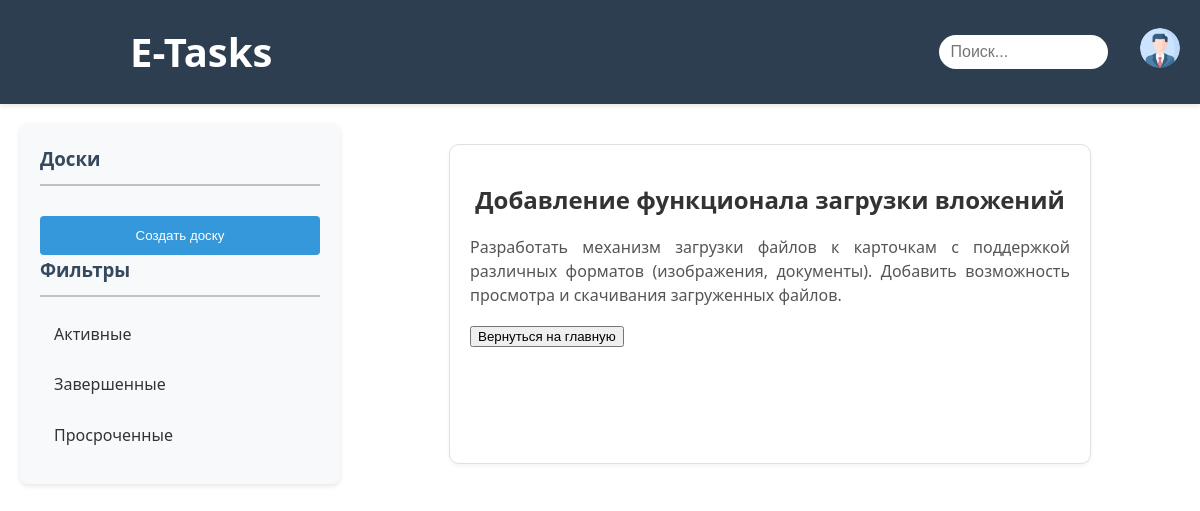
Screenshot of /main/tasks/3 with the database file from the repository.
### boardsapp/models.py (models this page shows, shortened)
class Task(models.Model):
    title = models.CharField("Название", max_length=50)
    description = models.TextField('Описание')
    created_date = models.DateTimeField('Время создания', auto_created=True)
    deadline=models.DateTimeField('Дедлайн', auto_created=True, blank=True, )

### boardsapp/views.py (the view)
# urls.py: path('tasks/<int:pk>', views.TaskShow.as_view(), name='task-detail'),
class TaskShow(DetailView):
    model = Task
    boards=Board.objects.all()
    template_name = 'boardsapp/task.html'
    context_object_name = 'task'

### boardsapp/templates/boardsapp/task.html (shortened to what this page needs)
{% extends 'boardsapp/base.html' %}
{% block content %}
<div class="task-container">
    <h1 class="task-title">{{ task.title }}</h1>
    <p class="task-description">{{ task.description }}</p>
    <div class="task-actions">
        <a href="{% url 'main' %}" class="btn-back"><button>Вернуться на главную</button></a>
    </div>
</div>
{% endblock %}

### boardsapp/static/boardsapp/css/mainstyle.css (style rules this page uses)
body { font-family: 'Segoe UI', Tahoma, Geneva, Verdana, sans-serif; margin: 0; padding: 0; line-height: 1.6; color: #333; }
.task-title { font-weight: bold; color: #34495e; }
.task-container { background-color: #ffffff; border: 1px solid #e0e0e0; border-radius: 10px; box-shadow: 0 2px 4px rgba(0, 0, 0, 0.05); padding: 20px; margin: 20px 0; width: 80%; max-width: 600px; margin-left: auto; margin-right: auto; }
.task-title { font-size: 24px; font-weight: bold; margin-bottom: 10px; color: #333333; text-align: center; }

### rows the page displays
Task: title "Добавление функционала загрузки вложений", description "Разработать механизм загрузки файлов к карточкам с поддержкой различных форматов (изображения, документы). Добавить возможность просмотра и скачивания загруженных файлов."
